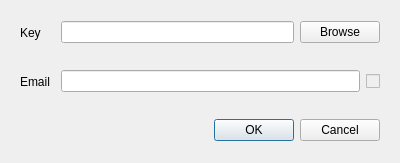
<?xml version="1.0" encoding="UTF-8"?>
<ui version="4.0">
 <class>RegisterDialog</class>
 <widget class="QDialog" name="RegisterDialog">
  <property name="geometry">
   <rect>
    <x>0</x>
    <y>0</y>
    <width>400</width>
    <height>163</height>
   </rect>
  </property>
  <property name="windowTitle">
   <string>Register</string>
  </property>
  <layout class="QVBoxLayout" name="verticalLayout">
   <item>
    <widget class="QFrame" name="frame_2">
     <property name="frameShape">
      <enum>QFrame::NoFrame</enum>
     </property>
     <property name="frameShadow">
      <enum>QFrame::Raised</enum>
     </property>
     <layout class="QHBoxLayout" name="horizontalLayout_2">
      <item>
       <widget class="QLabel" name="label_2">
        <property name="minimumSize">
         <size>
          <width>35</width>
          <height>0</height>
         </size>
        </property>
        <property name="text">
         <string>Key</string>
        </property>
       </widget>
      </item>
      <item>
       <widget class="QLineEdit" name="txt_KeyFile">
        <property name="readOnly">
         <bool>true</bool>
        </property>
       </widget>
      </item>
      <item>
       <widget class="QPushButton" name="btn_Browse">
        <property name="text">
         <string>Browse</string>
        </property>
       </widget>
      </item>
     </layout>
    </widget>
   </item>
   <item>
    <widget class="QFrame" name="frame">
     <property name="frameShape">
      <enum>QFrame::NoFrame</enum>
     </property>
     <property name="frameShadow">
      <enum>QFrame::Raised</enum>
     </property>
     <layout class="QHBoxLayout" name="horizontalLayout">
      <item>
       <widget class="QLabel" name="label">
        <property name="minimumSize">
         <size>
          <width>35</width>
          <height>0</height>
         </size>
        </property>
        <property name="text">
         <string>Email</string>
        </property>
       </widget>
      </item>
      <item>
       <widget class="QLineEdit" name="lineEdit">
        <property name="text">
         <string/>
        </property>
        <property name="readOnly">
         <bool>true</bool>
        </property>
       </widget>
      </item>
      <item>
       <widget class="QCheckBox" name="checkBox">
        <property name="enabled">
         <bool>false</bool>
        </property>
        <property name="text">
         <string/>
        </property>
        <property name="checkable">
         <bool>true</bool>
        </property>
       </widget>
      </item>
     </layout>
    </widget>
   </item>
   <item>
    <widget class="QFrame" name="frame_3">
     <property name="frameShape">
      <enum>QFrame::NoFrame</enum>
     </property>
     <property name="frameShadow">
      <enum>QFrame::Raised</enum>
     </property>
     <layout class="QHBoxLayout" name="horizontalLayout_3">
      <item>
       <widget class="QDialogButtonBox" name="buttonBox">
        <property name="orientation">
         <enum>Qt::Horizontal</enum>
        </property>
        <property name="standardButtons">
         <set>QDialogButtonBox::Cancel|QDialogButtonBox::Ok</set>
        </property>
       </widget>
      </item>
     </layout>
    </widget>
   </item>
  </layout>
 </widget>
 <resources/>
 <connections>
  <connection>
   <sender>buttonBox</sender>
   <signal>accepted()</signal>
   <receiver>RegisterDialog</receiver>
   <slot>accept()</slot>
   <hints>
    <hint type="sourcelabel">
     <x>248</x>
     <y>254</y>
    </hint>
    <hint type="destinationlabel">
     <x>157</x>
     <y>274</y>
    </hint>
   </hints>
  </connection>
  <connection>
   <sender>buttonBox</sender>
   <signal>rejected()</signal>
   <receiver>RegisterDialog</receiver>
   <slot>reject()</slot>
   <hints>
    <hint type="sourcelabel">
     <x>316</x>
     <y>260</y>
    </hint>
    <hint type="destinationlabel">
     <x>286</x>
     <y>274</y>
    </hint>
   </hints>
  </connection>
 </connections>
</ui>
